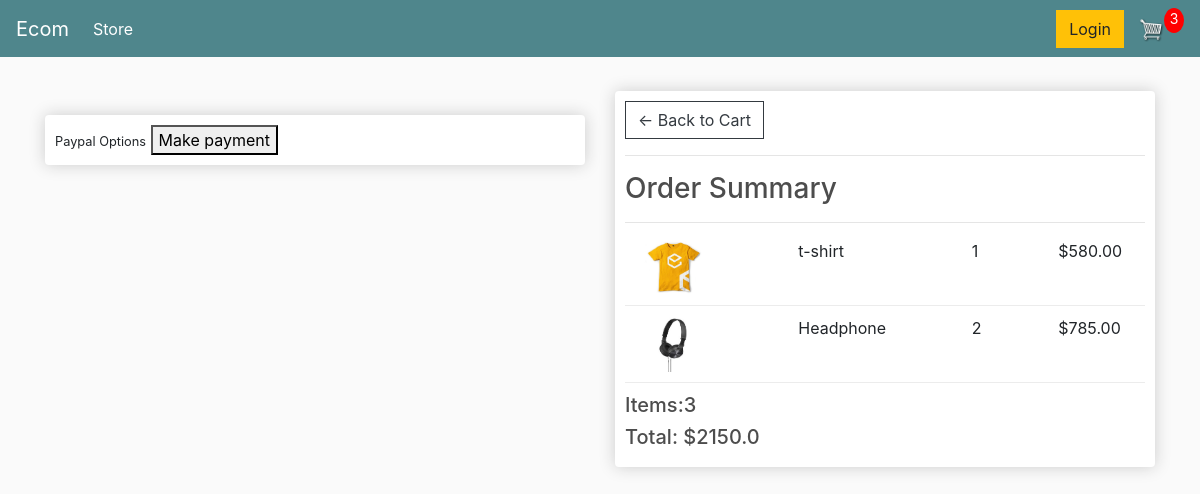
/checkout/ (signed in), run on an earlier commit of the app's database.
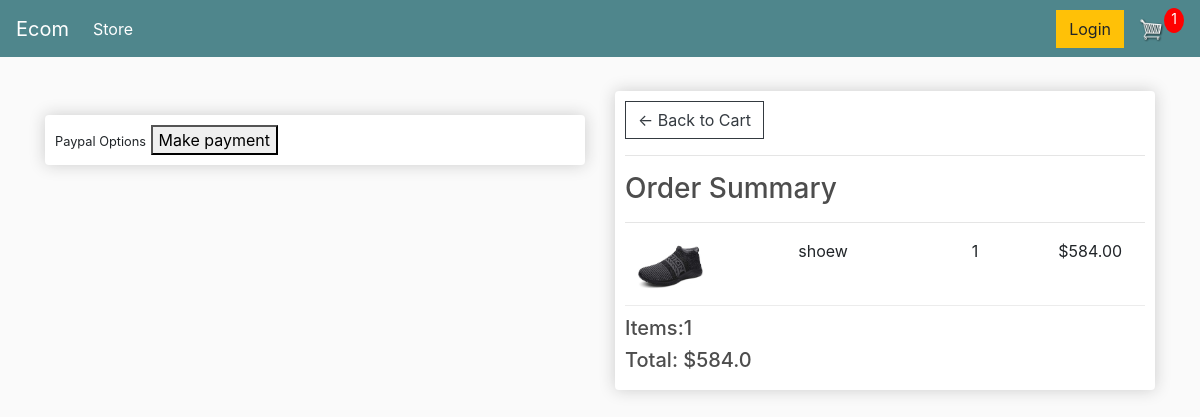
And on a later commit of the database.
### store/models.py (models this page shows, shortened)
class OrderItem(models.Model):
   product=models.ForeignKey(Product,on_delete=models.SET_NULL, null=True)
   order = models.ForeignKey(Order, on_delete=models.SET_NULL, null=True)
   quantity=models.IntegerField(default=0, null=True, blank=True)
   date_added=models.DateTimeField(auto_now_add=True)
   @property
   def get_total(self):
       total=self.product.price * self.quantity
       return total

class Product(models.Model):
    name=models.CharField(max_length=200)
    price=models.FloatField()
    digital=models.BooleanField(default=False,null=True,blank=True)
    image=models.ImageField(null=True,blank=True)
    @property
    def imageUrl(self):
        try:
            url=self.image.url
        except:
            url=''
        return url

class Order(models.Model):
        customer12 = models.ForeignKey(Customer, on_delete=models.SET_NULL, null=True, blank=True)
        date_ordered = models.DateTimeField(auto_now_add=True)
        complete = models.BooleanField(default=False)
        transaction_id = models.CharField(max_length=100, null=True)
        @property
        def get_cart_items(self):
            orderitems=self.orderitem_set.all()
            total=sum([items.quantity for items in orderitems])
            return total
        @property
        def get_cart_total(self):
            orderitems=self.orderitem_set.all()
            total=sum([items.get_total for items in orderitems])
            return total
        @property
        def shippingss(self):
            shipping = False
            orderitems = self.orderitem_set.all()
            for i in orderitems:
                if i.product.digital == False:
                    shipping = True
            return shipping

### store/views.py (the view)
# urls.py: path('checkout/',views.checkout,name="checkout"),
def checkout(request):
       if request.user.is_authenticated:
            customer = request.user.customer#to get  customer name..
            order, created = Order.objects.get_or_create(customer12=customer, complete=False)
            items = order.orderitem_set.all()
            print(items)
            cart_items=order.get_cart_items
       else:
            items = []
            order={'get_cart_items':0,'get_cart_total':0}
            cart_items=order['get_cart_items']
       context = {'items':items,'order':order,'cart_items':cart_items}
       return render(request,'store/checkout.html',context)

### store/templates/store/checkout.html (shortened to what this page needs)
{% extends 'store/main.html' %}
{% load static %}
{% block content %}
<div class="row">
    <div class="col-lg-6">
        <br>
        <div class="box-element hidden" id="payment-info">
            <small>Paypal Options</small>
            <button id="make-payment">Make payment</button>
        </div>
    </div>
    <div class="col-lg-6">
        <div class="box-element">
            <a class="btn btn-outline-dark" href="{% url 'cart' %}">&#x2190; Back to Cart</a>
            <hr>
            <h3>Order Summary</h3>
            <hr>
            {% for item in items %}
            <div class="cart-row">
                <div style="flex:2"><img class="row-image" src="{{item.product.imageUrl}}"></div>
                <div style="flex:2">
                    <p>{{item.product.name}}</p>
                </div>
                <div style="flex:1">
                    <p>{{item.quantity}}</p>
                </div>
                <div style="flex:1">
                    <p>${{item.product.price|floatformat:2}}</p>
                </div>
            </div>
            {% endfor %}
            <h5>Items:{{order.get_cart_items}} </h5>
            <h5>Total: ${{order.get_cart_total}}</h5>
        </div>
    </div>
</div>
{% endblock content %}

What changed in the data, as far as the page shows it:
removed OrderItem: product.imageUrl (picture), product.name "t-shirt", quantity "1", product.price "580.00"
removed OrderItem: product.imageUrl (picture), product.name "Headphone", quantity "2", product.price "785.00"
added OrderItem: product.imageUrl (picture), product.name "shoew", quantity "1", product.price "584.00"
computed for Order: get_cart_items "3" → "1"; get_cart_total "2150.0" → "584.0"
Also different on the page:
{{ cart_items }}: "3" → "1"
